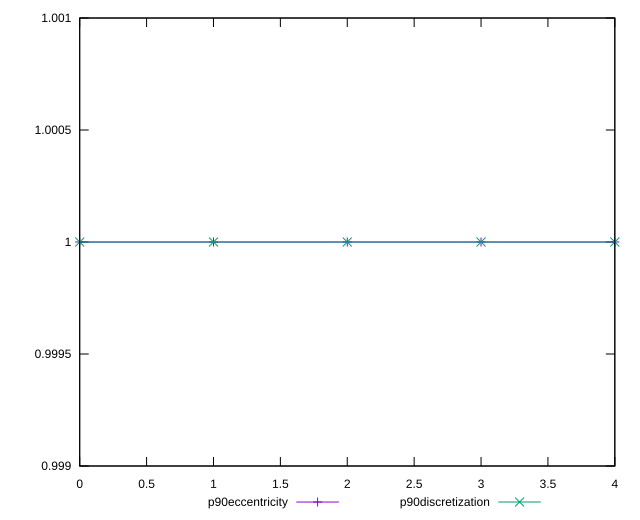

Here is the gnuplot script that generated this plot:
reset

$p90Eccentricity <<EOF
0 1.000000000000001
1 0.9999999999999994
2 1.0000000000000002
3 1.0000000000000002
4 1.0000000000000002
EOF

$p90Discretization <<EOF
0 1
1 1
2 1
3 1
4 1
EOF

set key outside below
set xrange [0:4]
set yrange [0.9989999999999994:1.001000000000001]
set trange [0.9989999999999994:1.001000000000001]
set terminal svg size 640, 520 enhanced background rgb 'white'
set output "report_00015_2021-02-09T16-11-33.973Z/speed-index/progression/eccentricity.svg"

plot $p90Eccentricity title "p90eccentricity" with linespoints, \
     $p90Discretization title "p90discretization" with linespoints

reset
